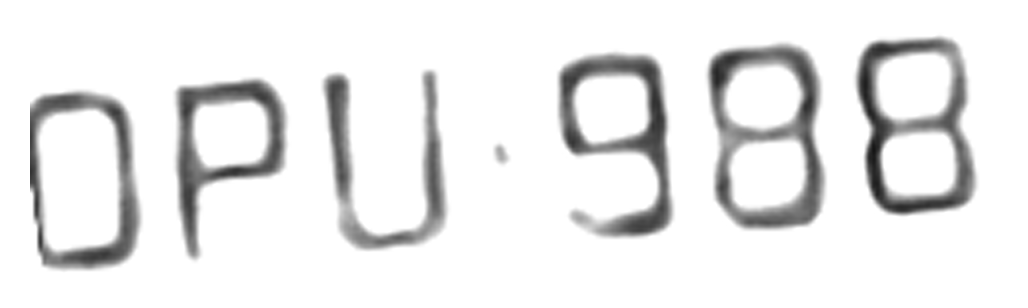
#> input picture tests/debug_ocr_c0.png, 1028 x 308 px
$ python -i pre_processamento.py   (imports and definitions only)   (older library calls are emulated)
#> lines starting #> are read from the running program, lines starting #| are printed output that depends on the picture; after the words box and inside, x2 and y2 are one past the last pixel; in counts of white or black regions, pixels touching at a corner belong together
### banco.py
import sqlite3
import os
from datetime import datetime
from pathlib import Path

DB_PATH = Path(__file__).parent / 'leitor_placas.db'


def get_connection():
    conn = sqlite3.connect(str(DB_PATH))
    conn.row_factory = sqlite3.Row
    conn.execute("PRAGMA journal_mode=WAL")
    conn.execute("PRAGMA foreign_keys=ON")
    return conn


def init_db():
    conn = get_connection()
    cursor = conn.cursor()
    cursor.executescript("""
        CREATE TABLE IF NOT EXISTS moradores (
            id INTEGER PRIMARY KEY AUTOINCREMENT,
            nome TEXT NOT NULL,
            placa TEXT UNIQUE NOT NULL,
            apartamento TEXT,
            veiculo TEXT,
            ativo INTEGER DEFAULT 1,
            criado_em TIMESTAMP DEFAULT CURRENT_TIMESTAMP
        );

        CREATE TABLE IF NOT EXISTS acessos (
            id INTEGER PRIMARY KEY AUTOINCREMENT,
            placa TEXT NOT NULL,
            data_hora TIMESTAMP DEFAULT CURRENT_TIMESTAMP,
            status TEXT CHECK(status IN ('LIBERADO','BLOQUEADO')),
            morador_id INTEGER,
            imagem_path TEXT,
            confianca REAL,
            observacao TEXT,
            FOREIGN KEY (morador_id) REFERENCES moradores(id)
        );

        CREATE INDEX IF NOT EXISTS idx_acessos_placa ON acessos(placa);
        CREATE INDEX IF NOT EXISTS idx_acessos_data ON acessos(data_hora DESC);
        CREATE INDEX IF NOT EXISTS idx_moradores_placa ON moradores(placa);
    """)
    conn.commit()
    conn.close()


# --- Moradores CRUD ---

# [155 lines left out: functions listar_moradores, buscar_morador_por_placa, adicionar_morador, editar_morador, remover_morador, registrar_acesso and 4 more, not called in this run]


init_db()

### pre_processamento.py
import cv2
import re
import os
import time
import easyocr
import numpy as np
from datetime import datetime
from banco import listar_moradores, buscar_morador_por_placa, registrar_acesso

REGEX_PLACA = re.compile(r'^[A-Z]{3}[0-9][A-Z][0-9]{2}$|^[A-Z]{3}[0-9]{4}$')


# [14 lines left out: function preprocessar_imagem, not called in this run]


def encontrar_candidatos_haar(img, cascade_path=None, min_size=(40, 15)):
    cascatas = [
        cv2.data.haarcascades + 'haarcascade_russian_plate_number.xml',
        cv2.data.haarcascades + 'haarcascade_license_plate_rus_16stages.xml',
    ]

    if cascade_path:
        cascatas = [cascade_path] + [c for c in cascatas if c != cascade_path]

    gray = cv2.cvtColor(img, cv2.COLOR_BGR2GRAY)
    h_img, w_img = gray.shape
    max_area = (w_img * h_img) * 0.5

    todos_candidatos = []
    for c_path in cascatas:
        cascade = cv2.CascadeClassifier(c_path)
        if cascade.empty():
            continue

        deteccoes = cascade.detectMultiScale(
            gray,
            scaleFactor=1.05,
            minNeighbors=3,
            minSize=min_size,
        )

        for (x, y, w, h) in deteccoes:
            proporcao = w / float(h)
            area = w * h
            if 2.0 <= proporcao <= 5.5 and area >= 1500 and area <= max_area:
                todos_candidatos.append((x, y, w, h))

    unicos = []
    for c in todos_candidatos:
        x, y, w, h = c
        ja_existe = False
        for ux, uy, uw, uh in unicos:
            if abs(x - ux) < 20 and abs(y - uy) < 20 and abs(w - uw) < 20 and abs(h - uh) < 20:
                ja_existe = True
                break
        if not ja_existe:
            unicos.append(c)

    unicos.sort(key=lambda c: c[2] * c[3], reverse=True)
    return unicos


def encontrar_candidatos_sobel(img):
    img_cinza = cv2.cvtColor(img, cv2.COLOR_BGR2GRAY)

    clahe = cv2.createCLAHE(clipLimit=2.0, tileGridSize=(8, 8))
    img_cinza = clahe.apply(img_cinza)

    img_filtrada = cv2.bilateralFilter(img_cinza, 11, 17, 17)
    sobelx = cv2.Sobel(img_filtrada, cv2.CV_8U, 1, 0, ksize=3)

    _, limiar = cv2.threshold(sobelx, 0, 255, cv2.THRESH_BINARY + cv2.THRESH_OTSU)

    kernel = cv2.getStructuringElement(cv2.MORPH_RECT, (20, 5))
    img_fechada = cv2.morphologyEx(limiar, cv2.MORPH_CLOSE, kernel)
    img_fechada = cv2.dilate(img_fechada, None, iterations=2)

    contornos, _ = cv2.findContours(
        img_fechada, cv2.RETR_EXTERNAL, cv2.CHAIN_APPROX_SIMPLE
    )

    candidatos = []
    for c in contornos:
        x, y, w, h = cv2.boundingRect(c)
        proporcao = w / float(h)
        area = w * h
        if 2.0 <= proporcao <= 5.5 and area > 2000:
            candidatos.append((x, y, w, h))

    candidatos.sort(key=lambda c: c[2] * c[3], reverse=True)
    return candidatos


def encontrar_candidatos(img):
    candidatos = encontrar_candidatos_haar(img)

    if not candidatos:
        candidatos = encontrar_candidatos_sobel(img)

    img_cinza = cv2.cvtColor(img, cv2.COLOR_BGR2GRAY)
    return candidatos, img_cinza


# [429 lines left out: functions corrigir_ocr, corrigir_por_levenshtein, gerar_variantes_binarias, ocr_placa, refinar_crop_por_contorno, processar_imagem and 1 more, not called in this run]


# [2 lines not run here, left out]

>>> import cv2
>>> picture = cv2.imread('tests/debug_ocr_c0.png')
#> picture is the input picture: shape (308, 1028, 3); min 21, max 255, mean 233.8
>>> result = encontrar_candidatos(picture)
#> after the loop in encontrar_candidatos_haar, `for c_path in cascatas:`: todos_candidatos = []
#> in encontrar_candidatos_sobel, `sobelx = cv2.Sobel(img_filtrada, cv2.CV_8U, 1, 0, ksize=3)`:
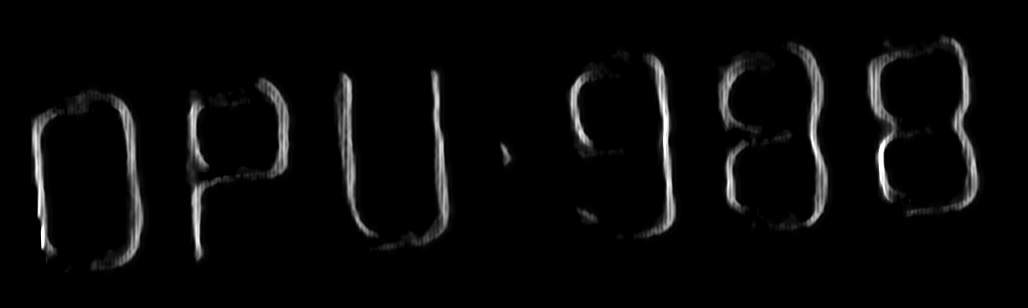
#> sobelx: shape (308, 1028); min 0, max 255, mean 8.2
#> in encontrar_candidatos_sobel, `_, limiar = cv2.threshold(sobelx, 0, 255, cv2.THRESH_BINARY + cv2.THRE..`:
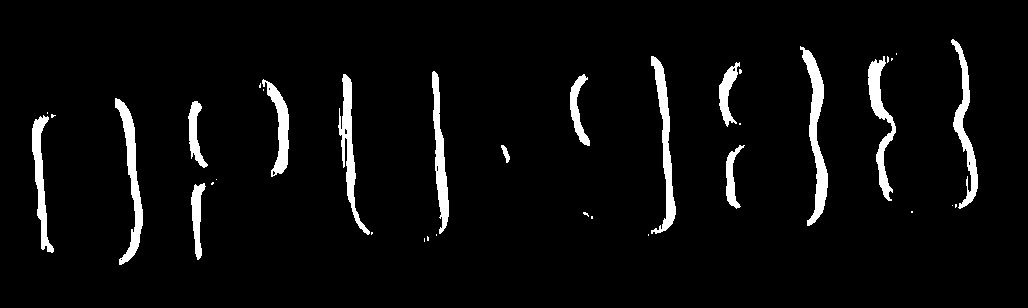
#> limiar: shape (308, 1028); 4.8% white; 36 white regions (21 under 20 px), largest, box (x1, y1, x2, y2) and area: (800, 46, 828, 226) 1735, (115, 98, 143, 265) 1483, (651, 56, 676, 234) 1476
#> in encontrar_candidatos_sobel, `img_fechada = cv2.morphologyEx(limiar, cv2.MORPH_CLOSE, kernel)`:
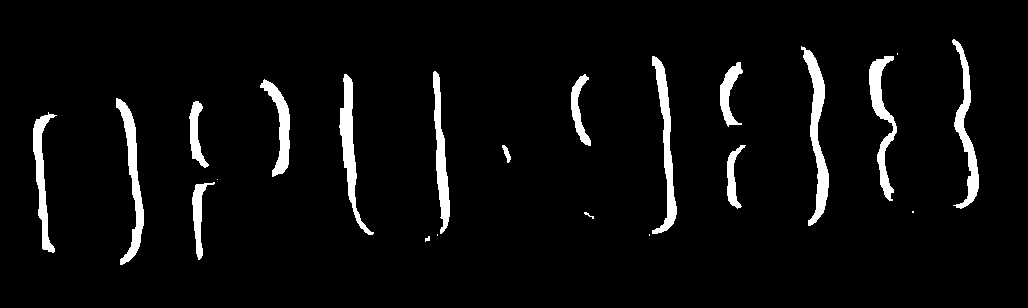
#> img_fechada: shape (308, 1028); 4.9% white; 22 white regions (5 under 20 px), largest, box (x1, y1, x2, y2) and area: (801, 46, 829, 226) 1735, (652, 56, 677, 234) 1491, (116, 98, 144, 265) 1487
#> in encontrar_candidatos_sobel, `img_fechada = cv2.dilate(img_fechada, None, iterations=2)`:
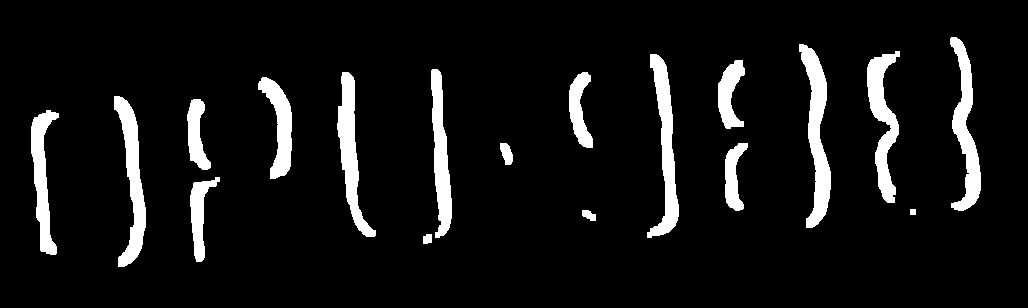
#> img_fechada: shape (308, 1028); 8% white; 18 white regions
#> in encontrar_candidatos_sobel, `contornos, _ = cv2.findContours( img_fechada, cv2.RETR_EXTERNAL, cv2.C..`: contornos = 18 contours; largest, box (x1, y1, x2, y2) and area: (799, 44, 831, 228) 2481, (647, 54, 679, 238) 2208, (950, 37, 981, 211) 2171, (114, 96, 146, 267) 2164, (867, 51, 900, 203) 2120
#> the loop in encontrar_candidatos_sobel, `for c in contornos:` made 18 passes
#> (x, y, w, h, proporcao, area) on passes 1, 2, 4, 5, 6, 7, 8, 9, 10, 11, 12, 13: (423, 234, 9, 10, 0.9, 90), (582, 210, 14, 11, 1.27, 154), (190, 177, 30, 85, 0.353, 2550), (725, 143, 23, 68, 0.338, 1564), (500, 143, 13, 22, 0.591, 286), (31, 110, 28, 145, 0.193, 4060), (187, 99, 24, 71, 0.338, 1704), (114, 96, 32, 171, 0.187, 5472), (258, 77, 34, 102, 0.333, 3468), (569, 72, 24, 76, 0.316, 1824), (337, 72, 39, 165, 0.236, 6435), (431, 69, 21, 169, 0.124, 3549)
#> (c, x, y, w, h, proporcao, area) on pass 3: ([[910, 209], [910, 214], [915, 214], [915, 209]], 910, 209, 6, 6, 1, 36)
#> after the loop in encontrar_candidatos_sobel, `for c in contornos:`: candidatos = []
